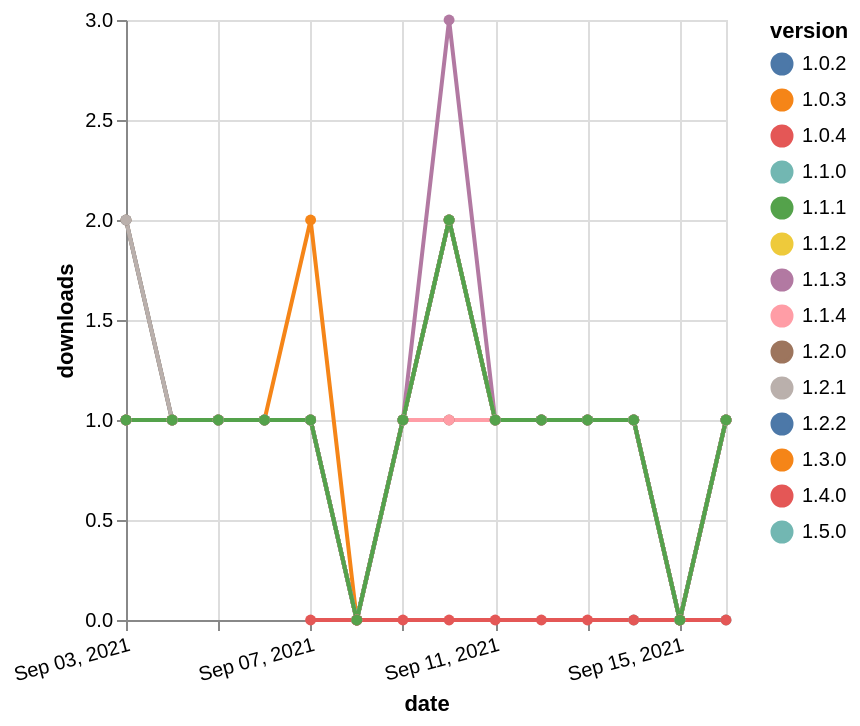

Express this chart as Vega-Lite.
### Vega-Lite specification from a JSON file in a GitHub repository (floating-point values rounded to 4 significant figures; data arrays with more than 128 entries replaced by an {"elided": "..."} marker saying what was removed)
{"$schema": "https://vega.github.io/schema/vega-lite/v5.json", "description": "A simple bar chart with embedded data.", "data": {"values": {"elided": "181 records"}}, "width": "container", "mark": {"type": "line", "point": {"filled": true}}, "encoding": {"x": {"field": "date", "type": "temporal", "timeUnit": "yearmonthdate", "title": "date", "axis": {"labelAngle": -15}}, "y": {"field": "delta", "type": "quantitative", "title": "downloads"}, "color": {"field": "version", "type": "nominal"}, "tooltip": {"field": "delta"}}}
